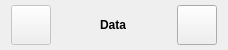
         <widget class="QFrame" name="frame_controlBar_3">
          <property name="minimumSize">
           <size>
            <width>0</width>
            <height>50</height>
           </size>
          </property>
          <property name="maximumSize">
           <size>
            <width>16777215</width>
            <height>50</height>
           </size>
          </property>
          <property name="styleSheet">
           <string notr="true"/>
          </property>
          <property name="frameShape">
           <enum>QFrame::NoFrame</enum>
          </property>
          <property name="frameShadow">
           <enum>QFrame::Raised</enum>
          </property>
          <property name="lineWidth">
           <number>0</number>
          </property>
          <layout class="QHBoxLayout" name="horizontalLayout_8">
           <property name="spacing">
            <number>4</number>
           </property>
           <property name="leftMargin">
            <number>11</number>
           </property>
           <property name="topMargin">
            <number>5</number>
           </property>
           <property name="rightMargin">
            <number>11</number>
           </property>
           <property name="bottomMargin">
            <number>5</number>
           </property>
           <item>
            <widget class="QPushButton" name="btn_menu2_3">
             <property name="enabled">
              <bool>false</bool>
             </property>
             <property name="sizePolicy">
              <sizepolicy hsizetype="Fixed" vsizetype="Fixed">
               <horstretch>0</horstretch>
               <verstretch>0</verstretch>
              </sizepolicy>
             </property>
             <property name="minimumSize">
              <size>
               <width>40</width>
               <height>40</height>
              </size>
             </property>
             <property name="maximumSize">
              <size>
               <width>40</width>
               <height>40</height>
              </size>
             </property>
             <property name="text">
              <string/>
             </property>
             <property name="iconSize">
              <size>
               <width>30</width>
               <height>30</height>
              </size>
             </property>
            </widget>
           </item>
           <item>
            <spacer name="horizontalSpacer_15">
             <property name="orientation">
              <enum>Qt::Horizontal</enum>
             </property>
             <property name="sizeType">
              <enum>QSizePolicy::Fixed</enum>
             </property>
             <property name="sizeHint" stdset="0">
              <size>
               <width>5</width>
               <height>20</height>
              </size>
             </property>
            </spacer>
           </item>
           <item>
            <spacer name="horizontalSpacer_16">
             <property name="orientation">
              <enum>Qt::Horizontal</enum>
             </property>
             <property name="sizeHint" stdset="0">
              <size>
               <width>40</width>
               <height>20</height>
              </size>
             </property>
            </spacer>
           </item>
           <item>
            <widget class="QLabel" name="label_data">
             <property name="styleSheet">
              <string notr="true">color:black; font:bold;</string>
             </property>
             <property name="text">
              <string>Data</string>
             </property>
            </widget>
           </item>
           <item>
            <spacer name="horizontalSpacer_18">
             <property name="orientation">
              <enum>Qt::Horizontal</enum>
             </property>
             <property name="sizeType">
              <enum>QSizePolicy::Expanding</enum>
             </property>
             <property name="sizeHint" stdset="0">
              <size>
               <width>40</width>
               <height>20</height>
              </size>
             </property>
            </spacer>
           </item>
           <item>
            <spacer name="horizontalSpacer_19">
             <property name="orientation">
              <enum>Qt::Horizontal</enum>
             </property>
             <property name="sizeType">
              <enum>QSizePolicy::Fixed</enum>
             </property>
             <property name="sizeHint" stdset="0">
              <size>
               <width>7</width>
               <height>20</height>
              </size>
             </property>
            </spacer>
           </item>
           <item>
            <widget class="QPushButton" name="btn_menu_3">
             <property name="sizePolicy">
              <sizepolicy hsizetype="Fixed" vsizetype="Fixed">
               <horstretch>0</horstretch>
               <verstretch>0</verstretch>
              </sizepolicy>
             </property>
             <property name="minimumSize">
              <size>
               <width>40</width>
               <height>40</height>
              </size>
             </property>
             <property name="maximumSize">
              <size>
               <width>40</width>
               <height>40</height>
              </size>
             </property>
             <property name="text">
              <string/>
             </property>
             <property name="icon">
              <iconset resource="../src/ressources.qrc">
               <normaloff>:/icons/icons/menu.png</normaloff>:/icons/icons/menu.png</iconset>
             </property>
             <property name="iconSize">
              <size>
               <width>30</width>
               <height>30</height>
              </size>
             </property>
            </widget>
           </item>
          </layout>
         </widget>
